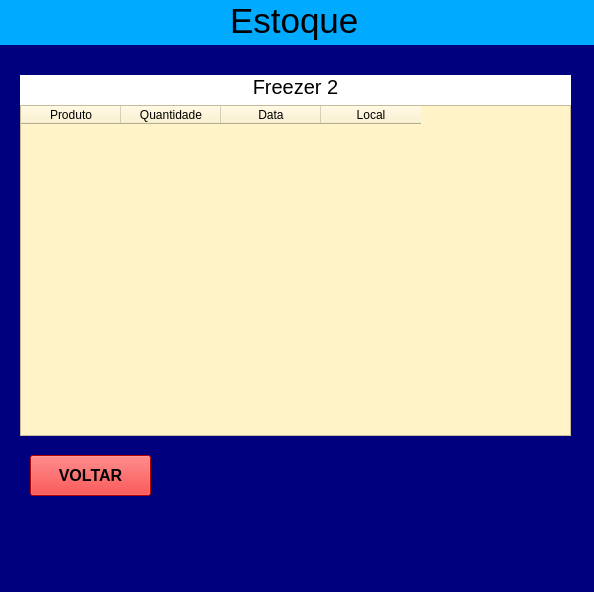
<?xml version="1.0" encoding="UTF-8"?>
<ui version="4.0">
 <class>MainWindow</class>
 <widget class="QMainWindow" name="MainWindow">
  <property name="geometry">
   <rect>
    <x>0</x>
    <y>0</y>
    <width>594</width>
    <height>592</height>
   </rect>
  </property>
  <property name="windowTitle">
   <string>MainWindow</string>
  </property>
  <property name="styleSheet">
   <string notr="true">backgroud-color: rgb(0, 0, 255);</string>
  </property>
  <widget class="QWidget" name="centralwidget">
   <layout class="QVBoxLayout" name="verticalLayout">
    <property name="spacing">
     <number>0</number>
    </property>
    <property name="leftMargin">
     <number>0</number>
    </property>
    <property name="topMargin">
     <number>0</number>
    </property>
    <property name="rightMargin">
     <number>0</number>
    </property>
    <property name="bottomMargin">
     <number>0</number>
    </property>
    <item>
     <widget class="QFrame" name="frame">
      <property name="enabled">
       <bool>true</bool>
      </property>
      <property name="maximumSize">
       <size>
        <width>16777215</width>
        <height>45</height>
       </size>
      </property>
      <property name="font">
       <font>
        <kerning>true</kerning>
       </font>
      </property>
      <property name="styleSheet">
       <string notr="true">background-color: rgb(0, 170, 255);</string>
      </property>
      <property name="frameShape">
       <enum>QFrame::NoFrame</enum>
      </property>
      <property name="frameShadow">
       <enum>QFrame::Raised</enum>
      </property>
      <widget class="QLabel" name="label">
       <property name="geometry">
        <rect>
         <x>230</x>
         <y>0</y>
         <width>361</width>
         <height>41</height>
        </rect>
       </property>
       <property name="font">
        <font>
         <pointsize>26</pointsize>
        </font>
       </property>
       <property name="layoutDirection">
        <enum>Qt::LeftToRight</enum>
       </property>
       <property name="frameShape">
        <enum>QFrame::NoFrame</enum>
       </property>
       <property name="text">
        <string>Estoque</string>
       </property>
      </widget>
     </widget>
    </item>
    <item>
     <widget class="QFrame" name="frame_2">
      <property name="maximumSize">
       <size>
        <width>16777215</width>
        <height>16777213</height>
       </size>
      </property>
      <property name="styleSheet">
       <string notr="true">background-color: rgb(0, 0, 127);</string>
      </property>
      <property name="frameShape">
       <enum>QFrame::NoFrame</enum>
      </property>
      <property name="frameShadow">
       <enum>QFrame::Raised</enum>
      </property>
      <widget class="QPushButton" name="pushButton_4">
       <property name="geometry">
        <rect>
         <x>30</x>
         <y>410</y>
         <width>121</width>
         <height>41</height>
        </rect>
       </property>
       <property name="font">
        <font>
         <pointsize>12</pointsize>
         <weight>75</weight>
         <bold>true</bold>
        </font>
       </property>
       <property name="styleSheet">
        <string notr="true">background-color: rgb(255, 0, 0);</string>
       </property>
       <property name="text">
        <string>VOLTAR</string>
       </property>
      </widget>
      <widget class="QLabel" name="label_2">
       <property name="geometry">
        <rect>
         <x>20</x>
         <y>30</y>
         <width>551</width>
         <height>361</height>
        </rect>
       </property>
       <property name="font">
        <font>
         <pointsize>15</pointsize>
         <weight>50</weight>
         <bold>false</bold>
        </font>
       </property>
       <property name="mouseTracking">
        <bool>true</bool>
       </property>
       <property name="autoFillBackground">
        <bool>false</bool>
       </property>
       <property name="styleSheet">
        <string notr="true">background-color: rgb(255, 255, 255);</string>
       </property>
       <property name="frameShape">
        <enum>QFrame::NoFrame</enum>
       </property>
       <property name="frameShadow">
        <enum>QFrame::Plain</enum>
       </property>
       <property name="text">
        <string>Freezer 2</string>
       </property>
       <property name="textFormat">
        <enum>Qt::PlainText</enum>
       </property>
       <property name="scaledContents">
        <bool>false</bool>
       </property>
       <property name="alignment">
        <set>Qt::AlignHCenter|Qt::AlignTop</set>
       </property>
       <property name="wordWrap">
        <bool>false</bool>
       </property>
       <property name="openExternalLinks">
        <bool>false</bool>
       </property>
      </widget>
      <widget class="QTableWidget" name="tableWidget">
       <property name="geometry">
        <rect>
         <x>20</x>
         <y>60</y>
         <width>551</width>
         <height>331</height>
        </rect>
       </property>
       <property name="font">
        <font>
         <pointsize>10</pointsize>
        </font>
       </property>
       <property name="styleSheet">
        <string notr="true">background-color: rgb(255, 243, 199);</string>
       </property>
       <column>
        <property name="text">
         <string>Produto</string>
        </property>
       </column>
       <column>
        <property name="text">
         <string>Quantidade</string>
        </property>
       </column>
       <column>
        <property name="text">
         <string>Data</string>
        </property>
       </column>
       <column>
        <property name="text">
         <string>Local</string>
        </property>
       </column>
      </widget>
     </widget>
    </item>
   </layout>
  </widget>
  <widget class="QMenuBar" name="menubar">
   <property name="geometry">
    <rect>
     <x>0</x>
     <y>0</y>
     <width>594</width>
     <height>21</height>
    </rect>
   </property>
  </widget>
 </widget>
 <resources/>
 <connections/>
</ui>
